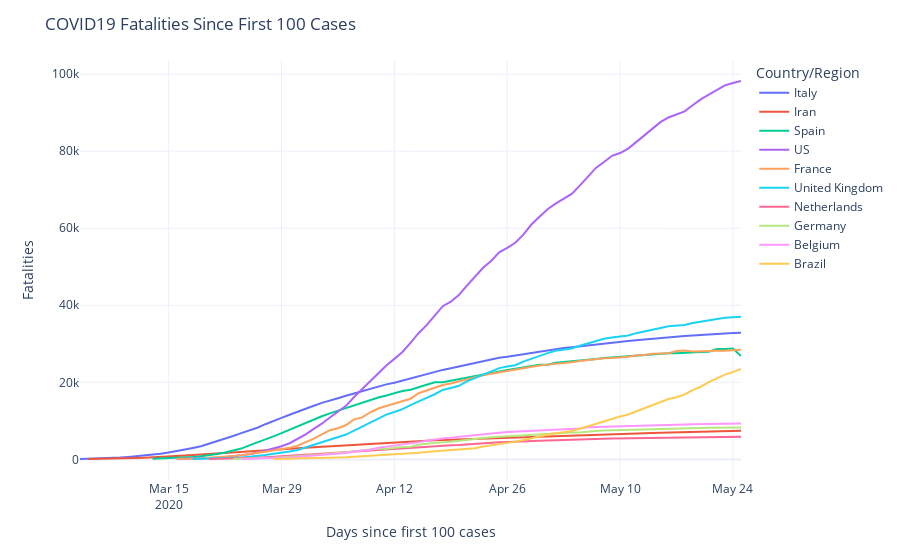

Notebook cell for this chart:
### Code cell
fig = px.line(fatalities, x='Date', y='Fatalities', color='Country/Region')

fig.update_layout(title='COVID19 Fatalities Since First 100 Cases',
                  xaxis_title='Days since first 100 cases',
                  yaxis_title='Fatalities'
                 )
fig.show()
